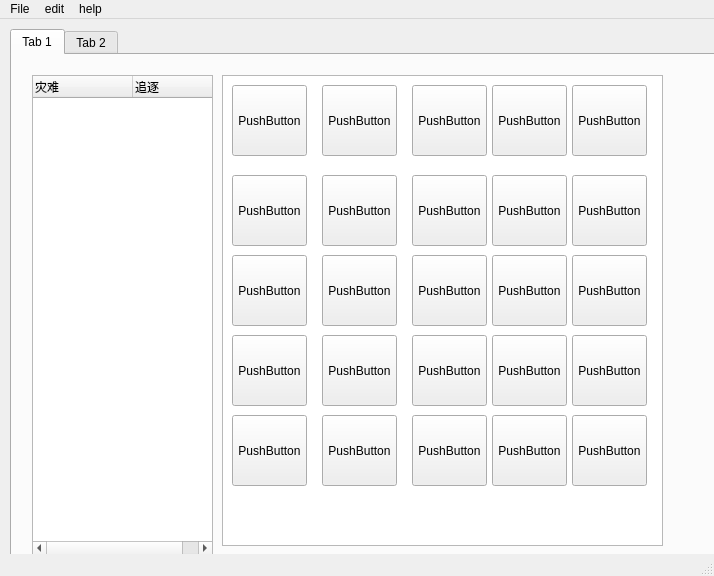
<?xml version="1.0" encoding="UTF-8"?>
<ui version="4.0">
 <class>MainWindow</class>
 <widget class="QMainWindow" name="MainWindow">
  <property name="geometry">
   <rect>
    <x>0</x>
    <y>0</y>
    <width>714</width>
    <height>576</height>
   </rect>
  </property>
  <property name="windowTitle">
   <string>MainWindow</string>
  </property>
  <widget class="QWidget" name="centralwidget">
   <widget class="QTabWidget" name="tabWidget">
    <property name="geometry">
     <rect>
      <x>10</x>
      <y>10</y>
      <width>781</width>
      <height>551</height>
     </rect>
    </property>
    <property name="currentIndex">
     <number>0</number>
    </property>
    <widget class="QWidget" name="tab">
     <attribute name="title">
      <string>Tab 1</string>
     </attribute>
     <widget class="QTreeWidget" name="treeWidget">
      <property name="geometry">
       <rect>
        <x>20</x>
        <y>20</y>
        <width>181</width>
        <height>481</height>
       </rect>
      </property>
      <column>
       <property name="text">
        <string>灾难</string>
       </property>
      </column>
      <column>
       <property name="text">
        <string>追逐</string>
       </property>
      </column>
     </widget>
     <widget class="QListView" name="listView">
      <property name="geometry">
       <rect>
        <x>210</x>
        <y>20</y>
        <width>441</width>
        <height>471</height>
       </rect>
      </property>
     </widget>
     <widget class="QPushButton" name="pushButton">
      <property name="geometry">
       <rect>
        <x>220</x>
        <y>30</y>
        <width>75</width>
        <height>71</height>
       </rect>
      </property>
      <property name="text">
       <string>PushButton</string>
      </property>
     </widget>
     <widget class="QPushButton" name="pushButton_2">
      <property name="geometry">
       <rect>
        <x>310</x>
        <y>30</y>
        <width>75</width>
        <height>71</height>
       </rect>
      </property>
      <property name="text">
       <string>PushButton</string>
      </property>
     </widget>
     <widget class="QPushButton" name="pushButton_3">
      <property name="geometry">
       <rect>
        <x>400</x>
        <y>30</y>
        <width>75</width>
        <height>71</height>
       </rect>
      </property>
      <property name="text">
       <string>PushButton</string>
      </property>
     </widget>
     <widget class="QPushButton" name="pushButton_4">
      <property name="geometry">
       <rect>
        <x>480</x>
        <y>30</y>
        <width>75</width>
        <height>71</height>
       </rect>
      </property>
      <property name="text">
       <string>PushButton</string>
      </property>
     </widget>
     <widget class="QPushButton" name="pushButton_5">
      <property name="geometry">
       <rect>
        <x>560</x>
        <y>30</y>
        <width>75</width>
        <height>71</height>
       </rect>
      </property>
      <property name="text">
       <string>PushButton</string>
      </property>
     </widget>
     <widget class="QPushButton" name="pushButton_6">
      <property name="geometry">
       <rect>
        <x>560</x>
        <y>120</y>
        <width>75</width>
        <height>71</height>
       </rect>
      </property>
      <property name="text">
       <string>PushButton</string>
      </property>
     </widget>
     <widget class="QPushButton" name="pushButton_7">
      <property name="geometry">
       <rect>
        <x>310</x>
        <y>120</y>
        <width>75</width>
        <height>71</height>
       </rect>
      </property>
      <property name="text">
       <string>PushButton</string>
      </property>
     </widget>
     <widget class="QPushButton" name="pushButton_8">
      <property name="geometry">
       <rect>
        <x>400</x>
        <y>120</y>
        <width>75</width>
        <height>71</height>
       </rect>
      </property>
      <property name="text">
       <string>PushButton</string>
      </property>
     </widget>
     <widget class="QPushButton" name="pushButton_9">
      <property name="geometry">
       <rect>
        <x>220</x>
        <y>120</y>
        <width>75</width>
        <height>71</height>
       </rect>
      </property>
      <property name="text">
       <string>PushButton</string>
      </property>
     </widget>
     <widget class="QPushButton" name="pushButton_10">
      <property name="geometry">
       <rect>
        <x>480</x>
        <y>120</y>
        <width>75</width>
        <height>71</height>
       </rect>
      </property>
      <property name="text">
       <string>PushButton</string>
      </property>
     </widget>
     <widget class="QPushButton" name="pushButton_11">
      <property name="geometry">
       <rect>
        <x>560</x>
        <y>200</y>
        <width>75</width>
        <height>71</height>
       </rect>
      </property>
      <property name="text">
       <string>PushButton</string>
      </property>
     </widget>
     <widget class="QPushButton" name="pushButton_12">
      <property name="geometry">
       <rect>
        <x>310</x>
        <y>200</y>
        <width>75</width>
        <height>71</height>
       </rect>
      </property>
      <property name="text">
       <string>PushButton</string>
      </property>
     </widget>
     <widget class="QPushButton" name="pushButton_13">
      <property name="geometry">
       <rect>
        <x>400</x>
        <y>200</y>
        <width>75</width>
        <height>71</height>
       </rect>
      </property>
      <property name="text">
       <string>PushButton</string>
      </property>
     </widget>
     <widget class="QPushButton" name="pushButton_14">
      <property name="geometry">
       <rect>
        <x>220</x>
        <y>200</y>
        <width>75</width>
        <height>71</height>
       </rect>
      </property>
      <property name="text">
       <string>PushButton</string>
      </property>
     </widget>
     <widget class="QPushButton" name="pushButton_15">
      <property name="geometry">
       <rect>
        <x>480</x>
        <y>200</y>
        <width>75</width>
        <height>71</height>
       </rect>
      </property>
      <property name="text">
       <string>PushButton</string>
      </property>
     </widget>
     <widget class="QPushButton" name="pushButton_16">
      <property name="geometry">
       <rect>
        <x>560</x>
        <y>280</y>
        <width>75</width>
        <height>71</height>
       </rect>
      </property>
      <property name="text">
       <string>PushButton</string>
      </property>
     </widget>
     <widget class="QPushButton" name="pushButton_17">
      <property name="geometry">
       <rect>
        <x>310</x>
        <y>280</y>
        <width>75</width>
        <height>71</height>
       </rect>
      </property>
      <property name="text">
       <string>PushButton</string>
      </property>
     </widget>
     <widget class="QPushButton" name="pushButton_18">
      <property name="geometry">
       <rect>
        <x>400</x>
        <y>280</y>
        <width>75</width>
        <height>71</height>
       </rect>
      </property>
      <property name="text">
       <string>PushButton</string>
      </property>
     </widget>
     <widget class="QPushButton" name="pushButton_19">
      <property name="geometry">
       <rect>
        <x>220</x>
        <y>280</y>
        <width>75</width>
        <height>71</height>
       </rect>
      </property>
      <property name="text">
       <string>PushButton</string>
      </property>
     </widget>
     <widget class="QPushButton" name="pushButton_20">
      <property name="geometry">
       <rect>
        <x>480</x>
        <y>280</y>
        <width>75</width>
        <height>71</height>
       </rect>
      </property>
      <property name="text">
       <string>PushButton</string>
      </property>
     </widget>
     <widget class="QPushButton" name="pushButton_21">
      <property name="geometry">
       <rect>
        <x>560</x>
        <y>360</y>
        <width>75</width>
        <height>71</height>
       </rect>
      </property>
      <property name="text">
       <string>PushButton</string>
      </property>
     </widget>
     <widget class="QPushButton" name="pushButton_22">
      <property name="geometry">
       <rect>
        <x>310</x>
        <y>360</y>
        <width>75</width>
        <height>71</height>
       </rect>
      </property>
      <property name="text">
       <string>PushButton</string>
      </property>
     </widget>
     <widget class="QPushButton" name="pushButton_23">
      <property name="geometry">
       <rect>
        <x>400</x>
        <y>360</y>
        <width>75</width>
        <height>71</height>
       </rect>
      </property>
      <property name="text">
       <string>PushButton</string>
      </property>
     </widget>
     <widget class="QPushButton" name="pushButton_24">
      <property name="geometry">
       <rect>
        <x>220</x>
        <y>360</y>
        <width>75</width>
        <height>71</height>
       </rect>
      </property>
      <property name="text">
       <string>PushButton</string>
      </property>
     </widget>
     <widget class="QPushButton" name="pushButton_25">
      <property name="geometry">
       <rect>
        <x>480</x>
        <y>360</y>
        <width>75</width>
        <height>71</height>
       </rect>
      </property>
      <property name="text">
       <string>PushButton</string>
      </property>
     </widget>
    </widget>
    <widget class="QWidget" name="tab_2">
     <attribute name="title">
      <string>Tab 2</string>
     </attribute>
    </widget>
   </widget>
  </widget>
  <widget class="QMenuBar" name="menubar">
   <property name="geometry">
    <rect>
     <x>0</x>
     <y>0</y>
     <width>714</width>
     <height>21</height>
    </rect>
   </property>
   <widget class="QMenu" name="menuFile">
    <property name="title">
     <string>File</string>
    </property>
    <addaction name="actionImport"/>
   </widget>
   <widget class="QMenu" name="menuEdit">
    <property name="title">
     <string>edit</string>
    </property>
   </widget>
   <widget class="QMenu" name="menuHelp">
    <property name="title">
     <string>help</string>
    </property>
   </widget>
   <addaction name="menuFile"/>
   <addaction name="menuEdit"/>
   <addaction name="menuHelp"/>
  </widget>
  <widget class="QStatusBar" name="statusbar"/>
  <action name="actionImport">
   <property name="text">
    <string>import...</string>
   </property>
  </action>
 </widget>
 <resources/>
 <connections/>
</ui>
